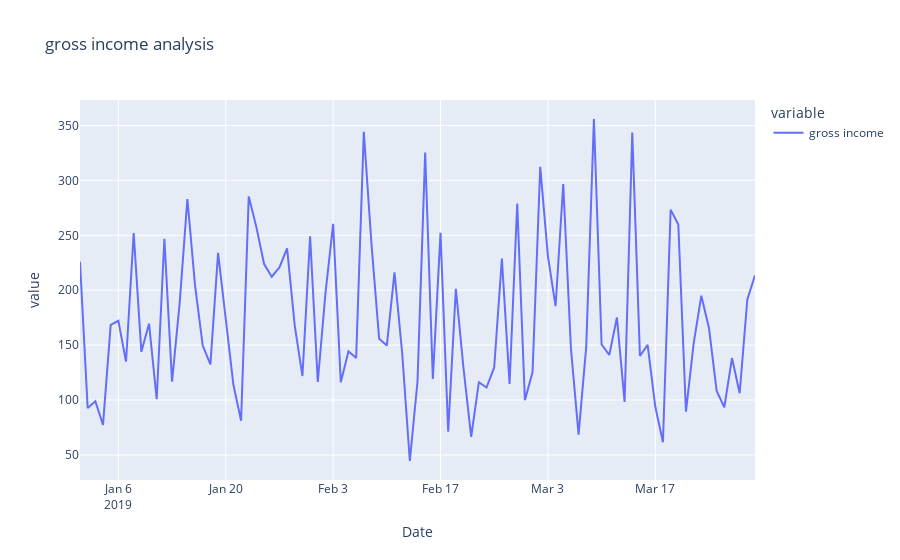

Notebook code for this chart:
### Code cell
sales_by_month_fig = px.line(sales_by_month,
                            title = 'gross income analysis')
sales_by_month_fig.show()
